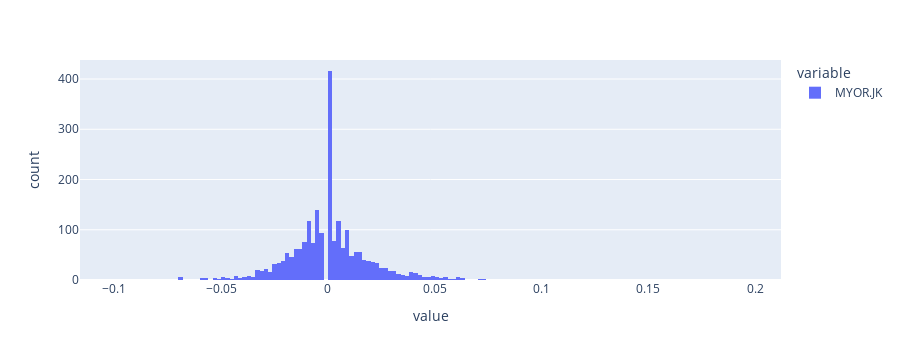

The notebook cell saved with this chart:
### Markdown cell above
#### Comparison of Stock Characteristics from the Histogram Chart

### Code cell
Close.plot()
Close['MYOR.JK'].pct_change().plot(kind='hist')

### Figure 1 — Plotly figure (JSON) as saved in the notebook; plotly's stock layout.template omitted (floating-point values rounded to 4 significant figures; data arrays with more than 128 entries replaced by an {"elided": "..."} marker saying what was removed)
{"data": [{"alignmentgroup": "True", "bingroup": "x", "hovertemplate": "variable=MYOR.JK<br>value=%{x}<br>count=%{y}<extra></extra>", "legendgroup": "MYOR.JK", "marker": {"color": "#636efa", "pattern": {"shape": ""}}, "name": "MYOR.JK", "offsetgroup": "MYOR.JK", "orientation": "v", "showlegend": true, "type": "histogram", "x": {"elided": "2248 float values"}, "xaxis": "x", "yaxis": "y"}], "layout": {"barmode": "relative", "height": 360, "legend": {"title": {"text": "variable"}, "tracegroupgap": 0}, "margin": {"t": 60}, "xaxis": {"anchor": "y", "autorange": true, "domain": [0, 1], "range": [-0.116, 0.212], "title": {"text": "value"}, "type": "linear"}, "yaxis": {"anchor": "x", "autorange": true, "domain": [0, 1], "range": [0, 437.9], "title": {"text": "count"}}}}
